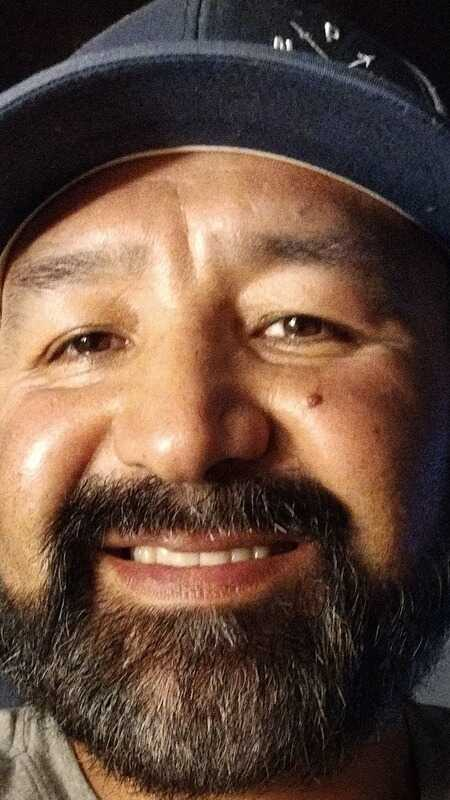
#> input picture content/portraits/ivan-pineda.jpg, 450 x 800 px
$ python -i build_photos.py   (imports and definitions only)
#> lines starting #> are read from the running program, lines starting #| are printed output that depends on the picture
#> further down, picture is the input picture: PIL image 450x800 RGB; mean R, G, B 101.5, 76.1, 62.2
"""Build metadata-free WebP thumbnails and viewer images from curated sources.

Uses Pillow in a disposable Docker build stage; never serves original uploads.
"""
import hashlib
import json
from pathlib import Path
from PIL import Image, ImageChops, ImageDraw, ImageOps

ROOT = Path(__file__).resolve().parent.parent
# [1 line that did not run here, left out]
output = ROOT / 'app/media'
# [1 line not run here, left out]
ids = set()
# [17 lines not run here, left out]

# [1 line that did not run here, left out]
# [1 line that did not run here, left out]
# [8 lines not run here, left out]

def clear_caption(image, band):
    """Paint out the tagline inside the badge; it is illegible at header size.

    The fill is bounded per row by the gold perimeter ring rather than by a fixed
    rectangle: the badge narrows towards the bottom, so a straight-sided box clips
    the ring on the lower rows.
    """
    width, height = image.size
    pixels = image.load()
    fill = tuple(band['fill'])
    inset = round(width * band['inset'])
    draw = ImageDraw.Draw(image)

    def is_gold(pixel):
        red, green, blue = pixel[:3]
        return red > 170 and green > 110 and blue < 110

    for y in range(round(height * band['top']), round(height * band['bottom']) + 1):
        # Look for the ring only in the outer thirds, so the gold check mark in the
        # wordmark cannot be mistaken for it.
        left = [x for x in range(0, round(width * 0.3)) if is_gold(pixels[x, y])]
        right = [x for x in range(round(width * 0.7), width) if is_gold(pixels[x, y])]
        assert left and right, ('no perimeter ring found on row', y)
        start, end = max(left) + inset, min(right) - inset
        assert start < end, ('caption row is narrower than the inset', y)
        draw.line([(start, y), (end, y)], fill=fill)
    return image


def transparent_badge(image):
    """Trim the flat background from the round logo and give it an alpha channel.

    The supplied artwork is a circular badge on an opaque white square. The white
    margin is measured rather than assumed, and the circle is masked with a
    supersampled ellipse so the edge stays smooth against any page colour.
    """
    rgb = image.convert('RGB')
    background = Image.new('RGB', rgb.size, (255, 255, 255))
#> background: PIL image 450x800 RGB; every value is 255
    difference = ImageChops.difference(rgb, background).convert('L')
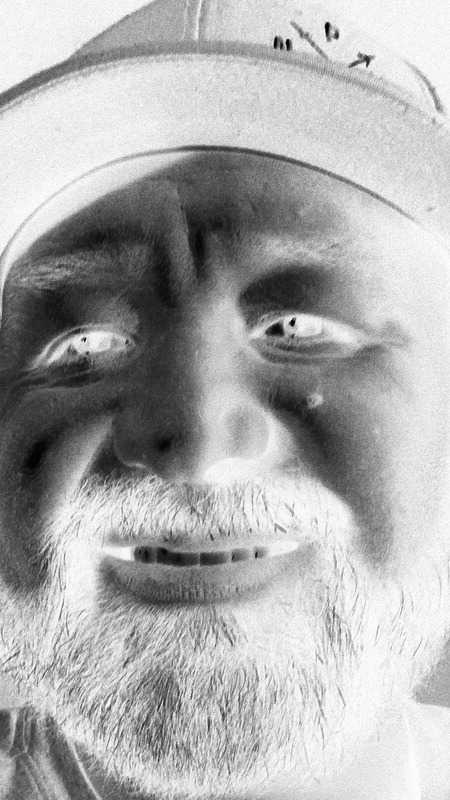
#> difference: PIL image 450x800 L; min 0, max 255, mean 172.9
    box = difference.point(lambda value: 255 if value > 24 else 0).getbbox()
#> box = (0, 0, 450, 800)
    assert box, 'logo appears to be blank'
    art = rgb.crop(box)
    width, height = art.size
#> width = 450; height = 800
#> (the run stopped early here; a loop or call above may not have finished)
